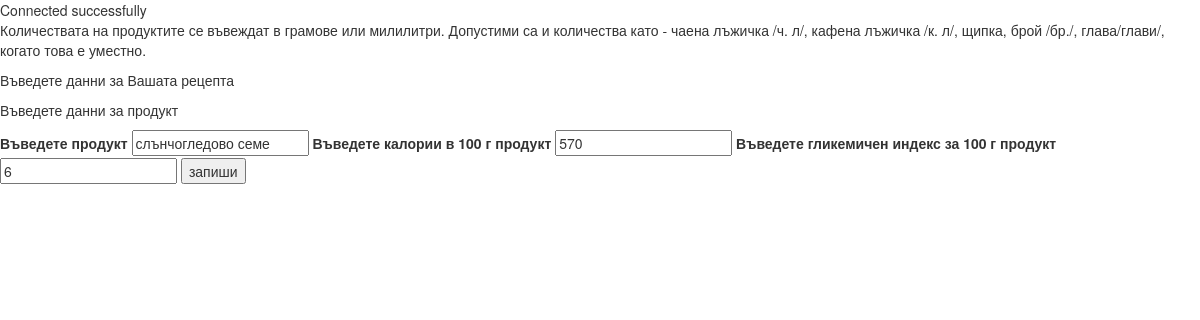
Screenshot of /pre_project/update_new_product.php?product=слънчогледово семе with the database file from the repository.
### tables this page shows
CREATE TABLE IF NOT EXISTS `products` (
  `id` int(11) NOT NULL AUTO_INCREMENT,
  `product` varchar(200) NOT NULL,
  `product_type` int(11) DEFAULT NULL,
  `calories` int(11) NOT NULL,
  `gi` int(11) NOT NULL,
  `picture` blob,
  `user_id` int(11) NOT NULL,
  `date_deleted` date DEFAULT NULL,
  PRIMARY KEY (`id`),
  UNIQUE KEY `product` (`product`),
  KEY `product_type` (`product_type`),
  KEY `users_id` (`user_id`)
);

### pre_project/update_new_product.php (the view, shortened to what this page needs)
<?php
require_once('functions.php');
if(!empty($_GET)) {
	$product = $_GET['product'];
} else {
	$product = '';
}
$q = "SELECT * FROM `products` WHERE `product` = '$product'";
$result = mysqli_query($connect, $q);
if (mysqli_num_rows($result)>0) {
	$row = mysqli_fetch_assoc($result);
}
?>
<!DOCTYPE html>
<html lang="en">
<head>
	<link rel="stylesheet" href="https://maxcdn.bootstrapcdn.com/bootstrap/3.3.5/css/bootstrap.min.css">
	<link rel="stylesheet" href="https://maxcdn.bootstrapcdn.com/bootstrap/3.3.5/css/bootstrap-theme.min.css">
</head>
<body>
	<p>Количествата на продуктите се въвеждат в грамове или милилитри. Допустими са и количества като - чаена лъжичка /ч. л/, кафена лъжичка /к. л/, щипка, брой /бр./, глава/глави/, когато това е уместно. </p>
	<p>Въведете данни за Вашата рецепта</p>
	<form method="post" action="update_new_product.php">
		<p>Въведете данни за продукт</p>
		<label for="nm">Въведете продукт</label>
		<input type="text" name="name" id="nm" value="<?php if(isset($row['product'])) {echo $row['product']; }?>">
		<label for="cal">Въведете калории в 100 г продукт</label>
		<input type="number" name="cal" id="cal" value="<?php echo $row['calories'];?>">
		<label for="gi">Въведете гликемичен индекс за 100 г продукт</label>
		<input type="number" name="gi" id="gi" value="<?php echo $row['gi'];?>">
		<input type="submit" value="запиши" name="submit">
	</form>

### rows the page displays
products: name "слънчогледово семе", cal "570", gi "6"
